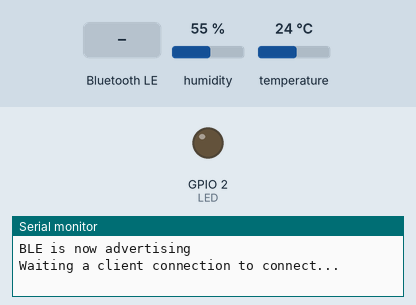
This sketch was run on a simulated ESP32. Shown: output pins drawn as LEDs (lit = HIGH), the last lines printed to the serial monitor. The test bench sets the inputs (shaded band); at power-on: humidity 55 %, temperature 24 °C. Nothing arrives over Bluetooth unless stated; a phone connects over Bluetooth LE 3 s after start.

Above: at 1.2 s.
1.3 s: Bluetooth LE write "1" received
At 3.4 s:
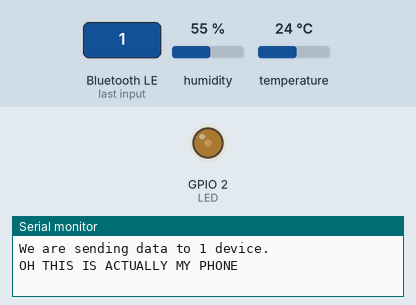
Timing chart, 0 to 4.9 s (numbered marks = the images above; inputs shaded):
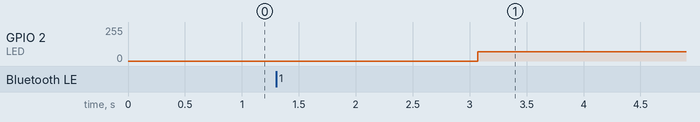

The sketch:

BLE_server_bgm220p_esp32.ino
```cpp
/*

   The design of creating the BLE server is:
   1. Create a BLE Server
   2. Create a BLE Service
   3. Create a BLE Characteristic on the Service
   4. Create a BLE Descriptor on the characteristic
   5. Start the service.
   6. Start advertising.
*/

#include <BLE2902.h> // to ba able to use the notify option
#include <BLEAdvertisedDevice.h>
#include <BLEClient.h>
#include <BLEDevice.h> // functions needed to configure a client
#include <BLEScan.h>
#include <BLEServer.h> // functions needed to configure a server
#include <BLEUtils.h> //A set of general %BLE utilities.

BLEServer* pServer = NULL;

int i = 0; // counter for devices connected
int c = 0; // to print the temperature and humidity one time
#include <DHT.h>
#define DHTPIN 25
#define DHTTYPE DHT11
#define LED 2
DHT dht(DHTPIN, DHTTYPE);
char tchar[8];
char hchar[8];

int scanTime = 30;

BLECharacteristic* pCharacteristic_temp;
BLECharacteristic* pCharacteristic_humi;
BLECharacteristic* pCharacteristic_data;

#define SERVICE_UUID "92053ecb-cd1b-4819-aed4-e3e516d14789"
#define CHARACTERISTIC_UUID_data "e39d897c-ebca-473a-87ed-03a6bf9f62c6"
#define CHARACTERISTIC_UUID_temp "6781f563-0dc3-4a2a-bd58-ad5ce98c6b22"
#define CHARACTERISTIC_UUID_humi "89beec2d-0612-4ec2-a1c7-9f19539aff86"

//#define my_telephone "53:E3:0E:01:B3:68"
bool my_telephone_b = false;
bool my_esp_b = false;
bool my_bgm220p_b = false ;


#define my_esp32  "10:52:1C:74:4C:B6"
#define my_bgm220p "60:A4:23:C9:82:95"

bool deviceConnected = false;
// how to know number of devices

class MyServerCallbacks : public BLEServerCallbacks {
    void onConnect(BLEServer* pServer, esp_ble_gatts_cb_param_t* param)
    {
     String t;

        BLEDevice::startAdvertising();
        Serial.print("the device of adress mac =     ");
        deviceConnected = true;
        i++;
        for (int j = 0; j < 6; j++) {

            char str[3];

            sprintf(str, "%02X", (int)param->connect.remote_bda[j]);
            Serial.print(str);
            t = t + str + ':';

            if (j < 5) {
                Serial.print(":");
            }
        }

        Serial.println("     is connected");
        Serial.print("We are sending data to ");
        Serial.print(i);
        if (i == 1)
            Serial.println(" device.");
        else
            Serial.println(" devices.");

         t[t.length()-1] = '\0';

       /* if(t == my_telephone){
            my_telephone_b = true;
          Serial.println("OH THIS IS ACTUALLY MY PHONE ");
          }*/
        if(t == my_esp32){
            my_esp_b = true;
          Serial.println("OH THIS IS ACTUALLY MY ESP32 ");
          }

          else  if(t == my_bgm220p){
           my_bgm220p_b = true;
          Serial.println("OH THIS IS ACTUALLY MY BGM220P ");
          }
          else
          {
            my_telephone_b = true;
            Serial.println("OH THIS IS ACTUALLY MY PHONE ");
            }

          if(my_telephone_b & my_esp_b)
                    Serial.println("my PHONE and my ESP32 are CONNECTED");
          if(my_telephone_b & my_bgm220p_b)
                    Serial.println("my PHONE and my BGM220P are CONNECTED");

          if(my_telephone_b & my_bgm220p_b & my_esp_b)
                    Serial.println("my PHONE and my BGM220P and my ESP32 are CONNECTED");
        analogWrite(LED, 70 * i);
    };

    void onDisconnect(BLEServer* pServer)
    {
        BLEDevice::startAdvertising(); // restart advertising
        deviceConnected = false;
        i--;
        analogWrite(LED, 70 * i);
        Serial.print("Device disconnected. Now there are ");
        Serial.print(i);
        Serial.println(" devices connected.");
        if (i == 0) {
            Serial.println("no devices connected");
            for (int j = 0; j < 256; j++) {
                delay(5);
                analogWrite(LED, 255 - j);
            }
        }
    }
};

class MyCallbacks : public BLECharacteristicCallbacks {
    void onWrite(BLECharacteristic* pCharacteristic_data)
    {
        std::string rxValue = pCharacteristic_data->getValue();

        if (rxValue.length() > 0) {
            Serial.println("*********");
            Serial.print("Received Value: ");

            for (int i = 0; i < rxValue.length(); i++) {
                Serial.print(rxValue[i]);
            }

            Serial.println();
        }
    }
};

void setup()
{
    pinMode(LED, OUTPUT);
    dht.begin();
    Serial.begin(9600);

    // Create the BLE Device
    BLEDevice::init("ESP32 Test"); // Give it a name

    // Create the BLE Server
    pServer = BLEDevice::createServer();
    pServer->setCallbacks(new MyServerCallbacks());

    // Create the BLE Service
    BLEService* pService = pServer->createService(SERVICE_UUID);

    // Create a BLE Characteristic
    pCharacteristic_temp = pService->createCharacteristic(CHARACTERISTIC_UUID_temp, BLECharacteristic::PROPERTY_NOTIFY);
    pCharacteristic_humi = pService->createCharacteristic(CHARACTERISTIC_UUID_humi, BLECharacteristic::PROPERTY_NOTIFY);

    BLE2902* m1_BLE2902 = new BLE2902();
    m1_BLE2902->setNotifications(true);
    m1_BLE2902->setIndications(true);

    pCharacteristic_temp->addDescriptor(m1_BLE2902);

    BLE2902* m2_BLE2902 = new BLE2902();
    m1_BLE2902->setNotifications(true);
    m1_BLE2902->setIndications(true);

    pCharacteristic_humi->addDescriptor(m2_BLE2902);

    pCharacteristic_data = pService->createCharacteristic(CHARACTERISTIC_UUID_data,
        BLECharacteristic::PROPERTY_READ | BLECharacteristic::PROPERTY_WRITE | BLECharacteristic::PROPERTY_NOTIFY);
    pCharacteristic_data->addDescriptor(m1_BLE2902);
    // list of types of characteristic
    pCharacteristic_data->setCallbacks(new MyCallbacks());

    // Start the service
    pService->start();

    // Start advertising
    BLEAdvertising* pAdvertising = BLEDevice::getAdvertising();
    pAdvertising->addServiceUUID(SERVICE_UUID);
    pServer->startAdvertising();
    Serial.println("BLE is now advertising");
    Serial.println("Waiting a client connection to connect...");
}

void loop()
{
    float t = dht.readTemperature(); // read the value of the potentiometer
    float h = dht.readHumidity();
    //  Serial.println(t);
    //  Serial.println(h);

    if (deviceConnected) {
        //        float h = getRssi();
        //     Serial.println(h);
        dtostrf(t, 1, 2, tchar); // float_val, min_width, digits_after_decimal, char_buffer
        dtostrf(h, 1, 2, hchar);

        pCharacteristic_temp->setValue(tchar);
        pCharacteristic_humi->setValue(hchar);

        // Send the value to the app!
        // pCharacteristic_humi->notify(true);
        // delay(50);
       // pCharacteristic_humi->indicate();
       // delay(50);
        // pCharacteristic_temp->notify(true);
        // delay(50);
        pCharacteristic_temp->indicate();
        delay(50);
    }
    // else Serial.println("errorrr");
}
```
